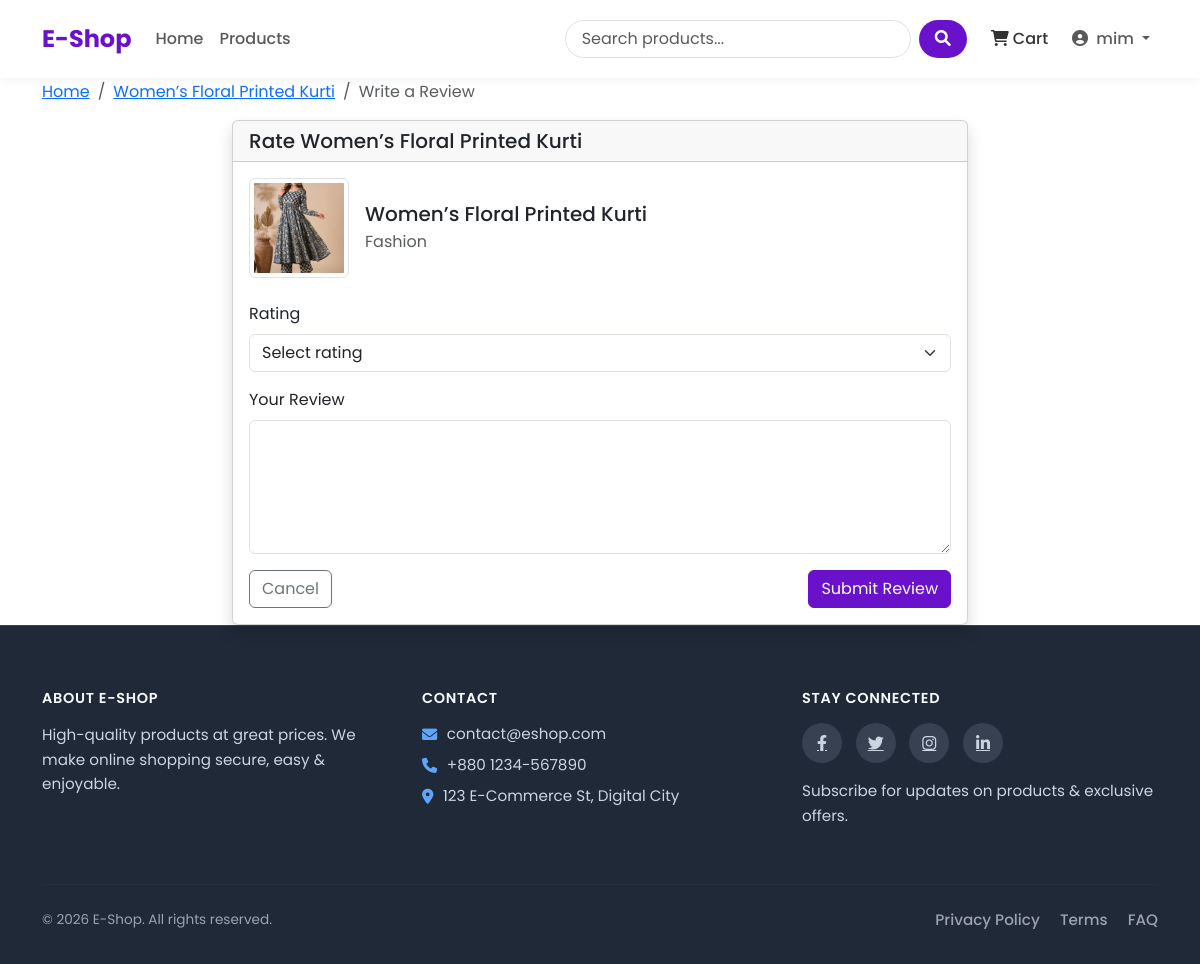
The page /rate/4/ (signed in) on the database its author committed.
### shop/models.py (models this page shows, shortened)
class Product(models.Model):
    name = models.CharField(max_length=100)
    slug = models.SlugField(max_length=200, unique=True)
    category = models.ForeignKey(Category, on_delete=models.CASCADE, related_name='products')
    description = models.TextField()
    price = models.DecimalField(max_digits=10, decimal_places=2)
    stock = models.PositiveBigIntegerField(default=1)
    available = models.BooleanField(default=True)
    created_at = models.DateTimeField(auto_now_add=True)
    updated_at = models.DateTimeField(auto_now=True)
    image = models.ImageField(upload_to='products/%Y/%m/%d') # products/25/10/2025

class Category(models.Model):
    name = models.CharField(max_length=100)
    slug = models.SlugField(max_length=100, unique=True)
    description = models.TextField()
    class Meta:
        verbose_name_plural = 'Categories'

### shop/views.py (the view)
# urls.py: path('rate/<int:product_id>/', views.rate_product, name="rate_product"),
@login_required
def rate_product(request, product_id):
    product = get_object_or_404(Product, id=product_id)
    ordered_items = OrderItem.objects.filter(
        order__user = request.user,
        product = product,
        order__paid = True
    )
    if not ordered_items.exists(): # order kore nai
        messages.warning(request, 'You can only rate products you have purchased!')
        return redirect('product_detail', slug=product.slug)
    try:
        rating = Rating.objects.get(product=product, user = request.user)
    except Rating.DoesNotExist:
        rating = None
    if request.method == 'POST':
        form = RatingForm(request.POST, instance = rating)
        if form.is_valid():
            rating = form.save(commit=False)
            rating.product = product
            rating.user = request.user
            rating.save()
            return redirect('product_detail', slug=product.slug)
    else:
        form = RatingForm(instance=rating)
    return render(request, 'shop/rate_product.html', {
        'form' : form,
        'product' : product
    })

### shop/forms.py
class RatingForm(forms.ModelForm):
    class Meta:
        model = Rating
        fields = ['rating', 'comment']
        widgets = {
            'rating' : forms.Select(choices=[(i,i) for i in range(1,6)]),
            'comment' : forms.Textarea(attrs={'rows' : 4})
        }

### shop/context_processors.py (called while the page is built)
def cart_items_count(request):
    if request.user.is_authenticated:
        try:
            cart = Cart.objects.get(user=request.user)
            return {'cart_items_count' : cart.get_total_items()}
        except Cart.DoesNotExist:
            return {'cart_items_count' : 0}
    return {'cart_items_count' : 0}

### shop/models.py (called while the page is built)
    def get_total_items(self):
        return sum(item.quantity for item in self.items.all())

### templates/shop/rate_product.html (shortened to what this page needs)
{% extends 'base.html' %}
{% block content %}
<nav aria-label="breadcrumb">
    <ol class="breadcrumb">
        <li class="breadcrumb-item"><a href="{% url 'home' %}">Home</a></li>
        <li class="breadcrumb-item"><a href="{% url 'product_detail' product.slug %}">{{ product.name }}</a></li>
        <li class="breadcrumb-item active" aria-current="page">Write a Review</li>
    </ol>
</nav>
<div class="row justify-content-center">
    <div class="col-lg-8">
        <div class="card shadow">
            <div class="card-header">
                <h5 class="mb-0">Rate {{ product.name }}</h5>
            </div>
            <div class="card-body">
                <div class="d-flex align-items-center mb-4">
                    <div class="flex-shrink-0">
                        {% if product.image %}
                        <img src="{{ product.image.url }}" alt="{{ product.name }}"
                             class="img-thumbnail" style="width: 100px; height: 100px; object-fit: cover;">
                        {% else %}
                        <div class="bg-light text-center" style="width: 100px; height: 100px;">
                            <i class="fas fa-image fa-3x text-muted d-flex justify-content-center align-items-center h-100"></i>
                        </div>
                        {% endif %}
                    </div>
                    <div class="flex-grow-1 ms-3">
                        <h5 class="mb-1">{{ product.name }}</h5>
                        <p class="text-muted mb-0">{{ product.category.name }}</p>
                    </div>
                </div>
                <form method="post">
                    <div class="mb-3">
                        <label for="{{ form.rating.id_for_label }}" class="form-label">Rating</label>
                        <select class="form-select {% if form.rating.errors %}is-invalid{% endif %}"
                                id="{{ form.rating.id_for_label }}" name="{{ form.rating.html_name }}" required>
                            <option value="" disabled {% if not form.rating.value %}selected{% endif %}>Select rating</option>
                        </select>
                    </div>
                    <div class="mb-3">
                        <label for="{{ form.comment.id_for_label }}" class="form-label">Your Review</label>
                        <textarea class="form-control {% if form.comment.errors %}is-invalid{% endif %}"
                                  id="{{ form.comment.id_for_label }}" name="{{ form.comment.html_name }}" rows="5">{{ form.comment.value|default:'' }}</textarea>
                    </div>
                    <div class="d-flex justify-content-between">
                        <a href="{% url 'product_detail' product.slug %}" class="btn btn-outline-secondary">Cancel</a>
                        <button type="submit" class="btn btn-primary">Submit Review</button>
                    </div>
                </form>
            </div>
        </div>
    </div>
</div>
{% endblock %}

### templates/base.html (shortened to what this page needs)
<!DOCTYPE html>
<html lang="en">
<head>
    <link href="https://cdn.jsdelivr.net/npm/bootstrap@5.3.0/dist/css/bootstrap.min.css" rel="stylesheet">
    <link rel="stylesheet" href="https://cdnjs.cloudflare.com/ajax/libs/font-awesome/6.0.0/css/all.min.css">
    {% load static %}
</head>
<body>
    <header>
        <nav class="navbar navbar-expand-lg navbar-light bg-white fixed-top">
            <div class="container">
                <a class="navbar-brand" href="{% url 'home' %}">E-Shop</a>
                <div class="collapse navbar-collapse" id="navbarNav">
                    <ul class="navbar-nav me-auto mb-2 mb-lg-0">
                        <li class="nav-item {% if request.path == '/' %}active{% endif %}">
                            <a class="nav-link" href="{% url 'home' %}">Home</a>
                        </li>
                        <li class="nav-item {% if '/products/' in request.path %}active{% endif %}">
                            <a class="nav-link" href="{% url 'product_list' %}">Products</a>
                        </li>
                    </ul>
                    <form class="d-flex search-box me-3" action="{% url 'product_list' %}" method="get">
                        <input class="form-control search-input me-2" type="search" name="search"
                            placeholder="Search products..." aria-label="Search">
                        <button class="btn search-btn" type="submit">
                            <i class="fas fa-search"></i>
                        </button>
                    </form>
                    <ul class="navbar-nav">
                        <li class="nav-item me-2">
                            <a class="nav-link cart-btn" href="{% url 'cart_detail' %}">
                                <i class="fas fa-shopping-cart"></i> Cart
                            </a>
                        </li>
                        {% if user.is_authenticated %}
                        <li class="nav-item dropdown">
                            <a class="nav-link dropdown-toggle" href="#" id="navbarDropdown" role="button"
                                data-bs-toggle="dropdown" aria-expanded="false">
                                <i class="fas fa-user-circle me-1"></i> {{ user.username }}
                            </a>
                        </li>
                        {% endif %}
                    </ul>
                </div>
            </div>
        </nav>
    </header>
    <main class="container">
        {% block content %}{% endblock %}
    </main>
    <footer class="site-footer">
        <div class="container">
            <div class="row gy-4">
                <div class="col-md-4">
                    <h6 class="footer-title">About E-Shop</h6>
                    <p class="footer-text">
                        High-quality products at great prices. We make online shopping secure, easy & enjoyable.
                    </p>
                </div>
                <div class="col-md-4">
                    <h6 class="footer-title">Contact</h6>
                    <ul class="footer-list">
                        <li><i class="fas fa-envelope"></i> contact@eshop.com</li>
                        <li><i class="fas fa-phone"></i> +880 1234-567890</li>
                        <li><i class="fas fa-map-marker-alt"></i> 123 E-Commerce St, Digital City</li>
                    </ul>
                </div>
                <div class="col-md-4">
                    <h6 class="footer-title">Stay Connected</h6>
                    <div class="footer-social">
                        <a href="#" aria-label="Facebook"><i class="fab fa-facebook-f"></i></a>
                        <a href="#" aria-label="Twitter"><i class="fab fa-twitter"></i></a>
                        <a href="#" aria-label="Instagram"><i class="fab fa-instagram"></i></a>
                        <a href="#" aria-label="LinkedIn"><i class="fab fa-linkedin-in"></i></a>
                    </div>
                    <p class="footer-text mt-3">
                        Subscribe for updates on products & exclusive offers.
                    </p>
                </div>
            </div>
            <hr class="footer-divider">
            <div class="row align-items-center footer-bottom">
                <div class="col-md-6 text-center text-md-start">
                    <p class="mb-0">&copy; {% now "Y" %} E-Shop. All rights reserved.</p>
                </div>
                <div class="col-md-6 text-center text-md-end">
                    <a href="#" class="footer-link">Privacy Policy</a>
                    <a href="#" class="footer-link">Terms</a>
                    <a href="#" class="footer-link">FAQ</a>
                </div>
            </div>
        </div>
    </footer>
</body>
</html>

### templates/base.html (style rules this page uses)
:root { --primary-color: #6a11cb; --primary-dark: #5a0cb8; --primary-light: #7c4ddb; --secondary-color: #2575fc; --text-color: #333333; --text-light: #6c757d; --bg-light: #f8f9fa; --border-radius: 10px; --box-shadow: 0 5px 15px rgba(0, 0, 0, 0.08); }
body { font-family: 'Poppins', sans-serif; color: var(--text-color); display: flex; flex-direction: column; min-height: 100vh; padding-top: 80px; }
main { flex: 1; }
.navbar { padding: 1rem 0; box-shadow: 0 2px 10px rgba(0, 0, 0, 0.05); }
.navbar-brand { font-weight: 700; font-size: 1.5rem; color: var(--primary-color); }
.nav-link { font-weight: 500; padding: 0.5rem 1rem; transition: all 0.3s ease; }
.search-box { position: relative; }
.search-input { border-radius: 50px; padding-left: 1rem; border: 1px solid #dee2e6; transition: all 0.3s ease; }
.search-btn { border-radius: 50px; background-color: var(--primary-color); color: white; padding: 0.375rem 1rem; border: none; }
.cart-btn { position: relative; padding: 0.5rem 1rem; color: var(--text-color); transition: all 0.3s ease; }
.btn-primary { background-color: var(--primary-color); border-color: var(--primary-color); }
.site-footer { background: #1f2937; color: #cbd5e1; padding: 4rem 0 2rem; font-size: 0.95rem; border-top: 1px solid #374151; }
.footer-title { font-weight: 600; font-size: 0.9rem; text-transform: uppercase; letter-spacing: 0.7px; margin-bottom: 1rem; color: #f8fafc; }
.footer-text { color: #cbd5e1; line-height: 1.6; }
.footer-list { list-style: none; padding: 0; margin: 0; }
.footer-list li { display: flex; align-items: center; gap: 0.6rem; margin-bottom: 0.5rem; color: #cbd5e1; }
.footer-list i { color: #60a5fa; }
.footer-social a { display: inline-flex; align-items: center; justify-content: center; width: 40px; height: 40px; border-radius: 50%; background-color: #374151; color: #cbd5e1; margin-right: 0.6rem; font-size: 1rem; transition: all 0.3s ease; }
.footer-divider { margin: 2.5rem 0 1.5rem; border-color: #374151; }
.footer-bottom p { color: #9ca3af; font-size: 0.85rem; }
.footer-link { margin-left: 1rem; color: #9ca3af; text-decoration: none; font-weight: 500; transition: all 0.3s ease; }

### rows shown on the page
Product: name "Women’s Floral Printed Kurti", image (picture), category.name "Fashion"

### other values the page prints
{{ user.username }} "mim"
